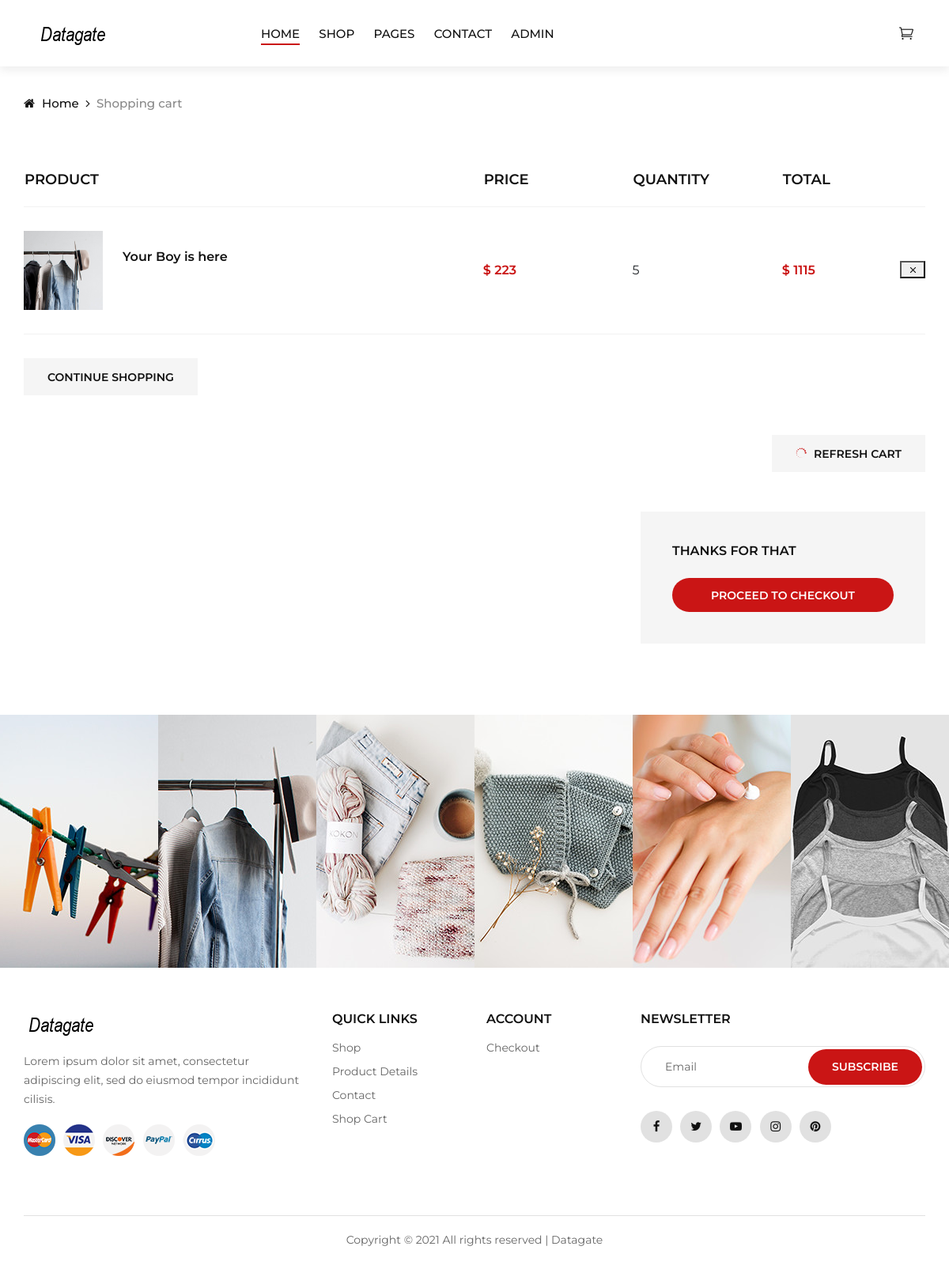
Screenshot of /shop-cart.php with the database file from the repository.
### tables this page shows
CREATE TABLE `users_cart` (
  `id` int(11) NOT NULL,
  `user_id` int(11) NOT NULL DEFAULT 1,
  `product_id` int(11) NOT NULL,
  `product_name` varchar(300) NOT NULL,
  `product_brand` varchar(300) NOT NULL,
  `product_price_current` int(11) NOT NULL,
  `product_price_previous` int(11) NOT NULL,
  `product_promotion` text NOT NULL,
  `product_description_short` text NOT NULL,
  `product_description_long` longtext NOT NULL,
  `product_specification` varchar(300) NOT NULL,
  `product_stock_value` varchar(300) NOT NULL,
  `product_image1` varchar(300) NOT NULL,
  `product_image2` varchar(300) NOT NULL,
  `product_image3` varchar(300) NOT NULL,
  `product_image4` varchar(300) NOT NULL,
  `product_quantity` int(11) NOT NULL
);

### shop-cart.php (the view, shortened to what this page needs)
<?php
    $user_id = 1;
    $dbhost = 'localhost';
    $dbuser = 'root';
    $dbpass = 'kayode1k1';
    $dbname = 'datagate';
    $conn = mysqli_connect($dbhost, $dbuser, $dbpass,$dbname);
    $sql = 'SELECT * from users_cart where user_id='. $user_id;
    $result = mysqli_query($conn, $sql);
?>
<!DOCTYPE html>
<html lang="zxx">
<head>
    <link rel="stylesheet" href="css/bootstrap.min.css" type="text/css">
    <link rel="stylesheet" href="css/font-awesome.min.css" type="text/css">
    <link rel="stylesheet" href="css/elegant-icons.css" type="text/css">
    <link rel="stylesheet" href="css/jquery-ui.min.css" type="text/css">
    <link rel="stylesheet" href="css/magnific-popup.css" type="text/css">
    <link rel="stylesheet" href="css/owl.carousel.min.css" type="text/css">
    <link rel="stylesheet" href="css/slicknav.min.css" type="text/css">
    <link rel="stylesheet" href="css/style.css" type="text/css">
</head>
<body>
    <?php require('header.php') ?>
    <div class="breadcrumb-option">
        <div class="container">
            <div class="row">
                <div class="col-lg-12">
                    <div class="breadcrumb__links">
                        <a href="./index.html"><i class="fa fa-home"></i> Home</a>
                        <span>Shopping cart</span>
                    </div>
                </div>
            </div>
        </div>
    </div>
    <section class="shop-cart spad">
        <div class="container">
            <div class="row">
                <div class="col-lg-12">
                    <div class="shop__cart__table">
                        <table>
                            <thead>
                                <tr>
                                    <th>Product</th>
                                    <th>Price</th>
                                    <th>Quantity</th>
                                    <th>Total</th>
                                    <th></th>
                                </tr>
                            </thead>
                            <tbody>
                                <?php
                                    if (mysqli_num_rows($result) > 0) {
                                        while($row = mysqli_fetch_assoc($result)) { ?>
                                           <tr>
                                            <td class="cart__product__item">
                                                <img src="img/product/<?php echo $row["product_image1"] ?>" alt="" height="100">
                                                <div class="cart__product__item__title">
                                                    <h6><?php echo $row["product_name"] ?></h6>
                                                </div>
                                            </td>
                                            <td class="cart__price">$ <?php echo $row["product_price_current"] ?></td>
                                            <td class="cart__quantity">
                                                <div class="d-flex end">
                                                    <div><?php echo $row["product_quantity"] ?></div>
                                                </div>
                                            </td>
                                            <td class="cart__total">$ <?php echo $row["product_price_current"] * $row["product_quantity"] ?></td>
                                            <td class="cart__close">
                                                <form action="" method="post">
                                                    <button class="icon_close"></button>
                                                </form>
                                            </td>
                                        </tr>
                                      <?php   }
                                    }
                                ?>
                            </tbody>
                        </table>
                    </div>
                </div>
            </div>
            <div class="row">
                <div class="col-lg-12 col-md-12 col-sm-12">
                    <div class="cart__btn">
                        <a href="./shop.php">Continue Shopping</a>
                    </div>
                </div>
                <div class="col-lg-12 col-md-12 col-sm-12">
                    <div class="cart__btn update__btn">
                        <a href="./shop-cart.php"><span class="icon_loading"></span> Refresh cart</a>
                    </div>
                </div>
            </div>
            <div class="row">
                <div class="col-lg-6">
                </div>
                <div class="col-lg-4 offset-lg-2">
                    <div class="cart__total__procced">
                        <h6>Thanks for that</h6>
                        <a href="./checkout.php" class="primary-btn">Proceed to checkout</a>
                    </div>
                </div>
            </div>
        </div>
    </section>
    <?php require('footer.php') ?>
</body>
</html>

### header.php (shortened to what this page needs)
<header class="header">
    <div class="container-fluid">
        <div class="row">
            <div class="col-xl-3 col-lg-2">
                <div class="header__logo">
                    <a href="./index.php"><img src="img/logo.png" alt=""></a>
                </div>
            </div>
            <div class="col-xl-6 col-lg-7">
                <nav class="header__menu">
                    <ul>
                        <li class="active"><a href="./index.php">Home</a></li>
                        <li><a href="./shop.php">Shop</a></li>
                        <li><a href="#">Pages</a>
                        </li>
                        <li><a href="./contact.php">Contact</a></li>
                        <li><a href="./admin.php">Admin</a></li>
                    </ul>
                </nav>
            </div>
            <div class="col-lg-3">
                <div class="header__right">
                    <ul class="header__right__widget">
                        <li><a href="./shop-cart.php"><span class="icon_cart_alt"></span>
                            </a></li>
                    </ul>
                </div>
            </div>
        </div>
    </div>
</header>

### footer.php (shortened to what this page needs)
<div class="instagram">
    <div class="container-fluid">
        <div class="row">
            <div class="col-lg-2 col-md-4 col-sm-4 p-0">
                <div class="instagram__item set-bg" data-setbg="img/instagram/insta-1.jpg">
                </div>
            </div>
            <div class="col-lg-2 col-md-4 col-sm-4 p-0">
                <div class="instagram__item set-bg" data-setbg="img/instagram/insta-2.jpg">
                </div>
            </div>
            <div class="col-lg-2 col-md-4 col-sm-4 p-0">
                <div class="instagram__item set-bg" data-setbg="img/instagram/insta-3.jpg">
                </div>
            </div>
            <div class="col-lg-2 col-md-4 col-sm-4 p-0">
                <div class="instagram__item set-bg" data-setbg="img/instagram/insta-4.jpg">
                </div>
            </div>
            <div class="col-lg-2 col-md-4 col-sm-4 p-0">
                <div class="instagram__item set-bg" data-setbg="img/instagram/insta-5.jpg">
                </div>
            </div>
            <div class="col-lg-2 col-md-4 col-sm-4 p-0">
                <div class="instagram__item set-bg" data-setbg="img/instagram/insta-6.jpg">
                </div>
            </div>
        </div>
    </div>
</div>
<footer class="footer">
    <div class="container">
        <div class="row">
            <div class="col-lg-4 col-md-6 col-sm-7">
                <div class="footer__about">
                    <div class="footer__logo">
                        <a href="./index.php"><img src="img/logo.png" alt=""></a>
                    </div>
                    <p>Lorem ipsum dolor sit amet, consectetur adipiscing elit, sed do eiusmod tempor incididunt
                    cilisis.</p>
                    <div class="footer__payment">
                        <a href="#"><img src="img/payment/payment-1.png" alt=""></a>
                        <a href="#"><img src="img/payment/payment-2.png" alt=""></a>
                        <a href="#"><img src="img/payment/payment-3.png" alt=""></a>
                        <a href="#"><img src="img/payment/payment-4.png" alt=""></a>
                        <a href="#"><img src="img/payment/payment-5.png" alt=""></a>
                    </div>
                </div>
            </div>
            <div class="col-lg-2 col-md-3 col-sm-5">
                <div class="footer__widget">
                    <h6>Quick links</h6>
                    <ul>
                        <li><a href="./shop-cart.php">Shop</a></li>
                        <li><a href="./product-details.php">Product Details</a></li>
                        <li><a href="./contact.php">Contact</a></li>
                        <li><a href="./shop-cart.php">Shop Cart</a></li>
                    </ul>
                </div>
            </div>
            <div class="col-lg-2 col-md-3 col-sm-4">
                <div class="footer__widget">
                    <h6>Account</h6>
                    <ul>
                        <li><a href="./checkout.php">Checkout</a></li>
                    </ul>
                </div>
            </div>
            <div class="col-lg-4 col-md-8 col-sm-8">
                <div class="footer__newslatter">
                    <h6>NEWSLETTER</h6>
                    <form action="#">
                        <input type="text" placeholder="Email">
                        <button type="submit" class="site-btn">Subscribe</button>
                    </form>
                    <div class="footer__social">
                        <a href="#"><i class="fa fa-facebook"></i></a>
                        <a href="#"><i class="fa fa-twitter"></i></a>
                        <a href="#"><i class="fa fa-youtube-play"></i></a>
                        <a href="#"><i class="fa fa-instagram"></i></a>
                        <a href="#"><i class="fa fa-pinterest"></i></a>
                    </div>
                </div>
            </div>
        </div>
        <div class="row">
            <div class="col-lg-12">
                <div class="footer__copyright__text">
                    <p>Copyright &copy; <script>document.write(new Date().getFullYear());</script> All rights reserved | Datagate</a></p>
                </div>
            </div>
        </div>
    </div>
</footer>

### rows the page displays
users_cart: product_image1 (picture), product_name "Your Boy is here", product_price_current "223", product_quantity "5", $row["product_price_current"] * $row["product_quantity"] "1115"
